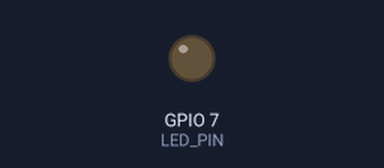
A program run on a simulated Raspberry Pi (BCM pin numbers). On the bench: output pins drawn as LEDs (lit = HIGH).

Above: at 0.05 s.
At 0.45 s:
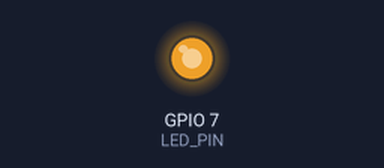
At 0.9 s:
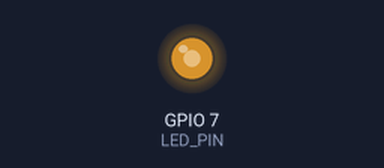
At 1.8 s:
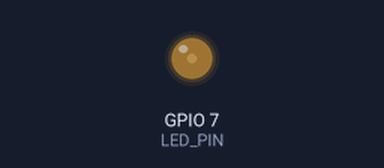
Timing chart, 0 to 5.1 s (numbered marks = the images above):
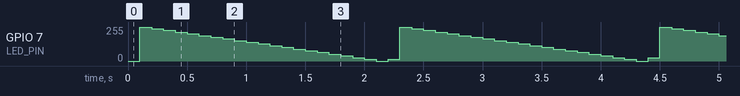

The program:

led_fade.py
```python
import RPi.GPIO as GPIO
import time

LED_PIN = 7
GPIO.setmode(GPIO.BCM)
GPIO.setup(LED_PIN, GPIO.OUT)

pwm = GPIO.PWM(LED_PIN, 50)
pwm.start(0)

try:
    for i in range(3):
        for j in range(0, 101, 5):
            pwm.ChangeDutyCycle(j)
            time.sleep(0.1)
            for j in range(100, -1, -5):
                pwm.ChangeDutyCycle(j)
                time.sleep(0.1)

finally:
    pwm.stop()
    GPIO.cleanup()
    print('cleanup and exit')
```
